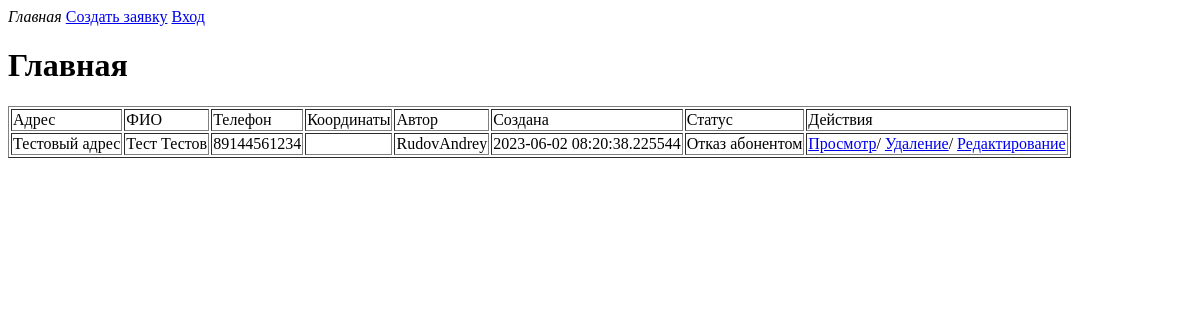
Before: / with the older database file.
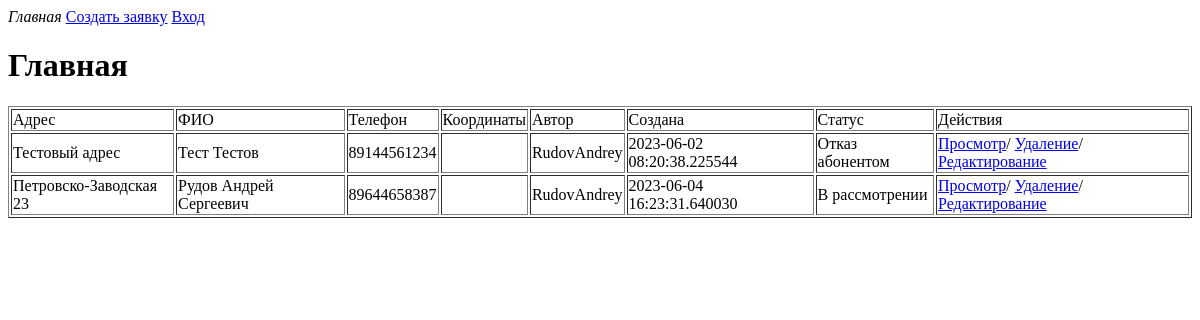
After: the same page with the newer database file.
### NewConnections/models.py (models this page shows, shortened)
class Requests(db.Model):
    id = db.Column(db.Integer, primary_key=True)
    address = db.Column(db.String(256), index=True)
    name = db.Column(db.String(256), index=True)
    coordinates = db.Column(db.String(256), index=True, nullable=True)
    phone = db.Column(db.String(13), index=True)
    timestap = db.Column(db.DateTime, default=datetime.now)
    status_id = db.Column(db.Integer, db.ForeignKey('statuses.id'), default=1)
    author_id = db.Column(db.Integer, db.ForeignKey('users.id'))

class Users(UserMixin, db.Model):
    id = db.Column(db.Integer, primary_key=True)
    username = db.Column(db.String(256), info={'label': 'Имя Пользователя'})
    password_hash = db.Column(db.String(256))
    role = db.Column(db.Integer, db.ForeignKey('roles.id'), info={'label': 'Роль'})
    requests = db.relationship('Requests', backref='author', lazy='dynamic')

class Statuses(db.Model):
    id = db.Column(db.Integer, primary_key=True)
    status_desc = db.Column(db.String(256))
    requests = db.relationship('Requests', backref='status', lazy='dynamic')

### NewConnections/routes.py (the view)
@app.route('/')
def index():
    dataset = get_dataset()
    return render_template('index.html',
                           title='Главная',
                           dataset=dataset)

### NewConnections/services.py (called while the page is built)
def get_dataset():
    return Requests.query.all()

### NewConnections/templates/index.html
{% extends 'base.html' %}
{% block content %}
<nav>
    <i>Главная</i>
    <a href="{{ url_for('new') }}">Создать заявку</a>
    {% if current_user.is_anonymous %}
        <a href="{{ url_for('login') }}">Вход</a>
    {% else %}
        <i>[{{ current_user.username }}]</i>
        <a href="{{ url_for('logout') }}">Выход</a>
    {% endif %}
</nav>
    <h1>Главная</h1>
        <table border="1">
            <tr>
                <td>Адрес</td>
                <td>ФИО</td>
                <td>Телефон</td>
                <td>Координаты</td>
                <td>Автор</td>
                <td>Создана</td>
                <td>Статус</td>
                <td>Действия</td>
            </tr>
            {% for request in dataset %}
            <tr>
                <td>{{ request.address }}</td>
                <td>{{ request.name }}</td>
                <td>{{ request.phone }}</td>
                <td>{{ request.coordinates }}</td>
                <td>{{ request.author.username }}</td>
                <td>{{ request.timestap }}</td>
                <td>{{ request.status.status_desc }}</td>
                <td>
                    <a href="/request/{{ request.id }}">Просмотр</a>/
                    <a href="/delete/{{ request.id }}">Удаление</a>/
                    <a href="/edit/{{ request.id }}">Редактирование</a>
                </td>
            </tr>
            {% endfor %}
        </table>
{% endblock content %}

### NewConnections/templates/base.html (shortened to what this page needs)
<!DOCTYPE html>
<html lang="en">
<head>
</head>
<body>
    {% block content %}
    {% endblock content %}
</body>
</html>

Changed rows visible on the page:
added Requests: address "Петровско-Заводская 23", name "Рудов Андрей Сергеевич", phone "89644658387", author.username "RudovAndrey", timestap "2023-06-04 16:23:31.640030", status.status_desc "В рассмотрении"
